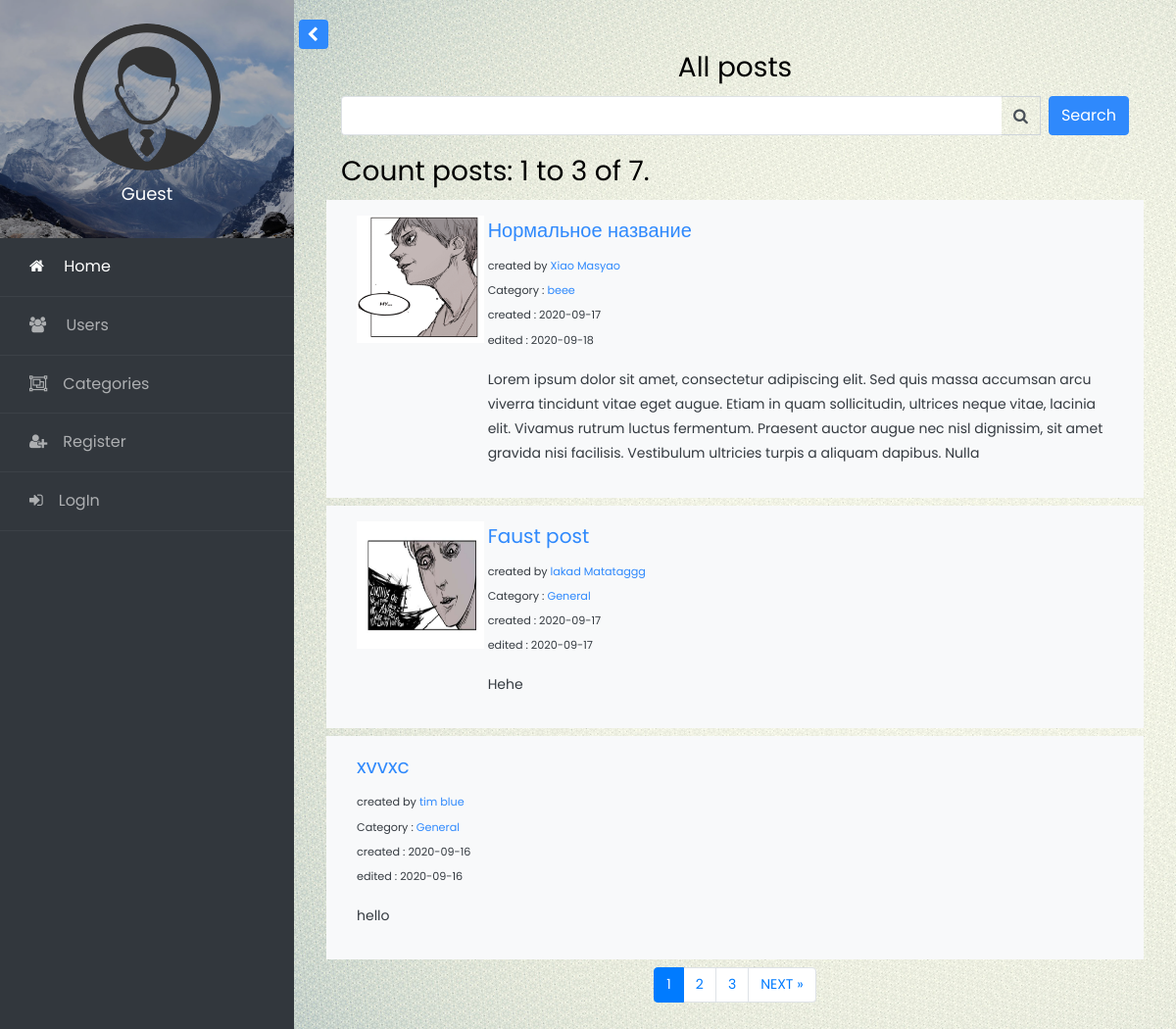
The page / on the database its author committed.
### blog/models.py (models this page shows, shortened)
class Post(models.Model):
    title = models.CharField(max_length=200)
    author = models.ForeignKey(User, on_delete=models.CASCADE)
    slug = models.SlugField(max_length=250)
    category=models.ForeignKey(Category, on_delete=models.CASCADE)
    body = RichTextField()
    post_date = models.DateTimeField(default=datetime.now)
    update_date = models.DateTimeField(default=datetime.now)
    picture = models.ImageField(upload_to='posts/', null=True, blank=True)
    likes = models.ManyToManyField(User,related_name='blog_post')
    class Meta:
        ordering = ["-post_date"]

class Category(models.Model):
    name = models.CharField(max_length=200,unique=True)
    slug = models.SlugField(max_length=250,unique=True)
    def __str__(self):
        return self.name

### main/views.py (the view)
# urls.py: path('',AllPostListView.as_view(),name='home'),
class AllPostListView(ListView):
    model=Post
    template_name = 'main/home.html'
    paginate_by=3
    def get_context_data(self,*args,**kwards):
        query = self.request.GET.get('q')
        post_list=Post.objects.all()
        context=super(AllPostListView,self).get_context_data(*args,**kwards)
        p = Paginator(post_list, self.paginate_by)
        context['page_obj']=p.page(context['page_obj'].number)
        context['nbar']='home'
        return context

### main/templates/main/home.html (shortened to what this page needs)
{%extends "main/wrapper.html" %}
  {% block content %}
  <h3 align="center">All posts</h3>
  <form method="GET" action="{% url 'search_results_all_posts' %}">
        <div class="form-row">
            <div class="form-group col-12">
                <div class="input-group">
                    <input class="form-control py-2 border-right-0 border" type="search" name="q" placeholder="Find post" />
                    <span class="input-group-append">
                        <div class="input-group-text bg-transparent">
                            <i class="fa fa-search"></i>
                        </div>
                    </span>
                    <button type="submit"  class="btn btn-primary ml-2">Search</button>
                </div>
            </div>
        </div>
  </form>
    <h3>Count posts: {{ page_obj.start_index }} to {{ page_obj.end_index }} of {{ page_obj.paginator.count }}.</h3>
    {% for post in page_obj %}
    <div class="row p-3 mb-2 bg-light text-dark">
      {% if post.picture %}
        <div class="col-2">
          <img src="{{ post.picture.url }}" style="height: 130px; width:130px;"/>
        </div>
       {% endif %}
       <div class="col">
            <h5><a href="{% url 'show_post' post.slug %}">{{post.title}}</a></h5>
            <small>created by <a href="{% url 'show_blog' post.author.id %}"> {{post.author.first_name}} {{post.author.last_name}}</a></small><br/>
            <small>Category : <a href="{% url 'show_category' post.category.slug %}">{{ post.category }}</a></small><br/>
            <small>created : {{ post.post_date|date:"Y-m-d" }}</small><br/>
            <small>edited : {{ post.update_date|date:"Y-m-d" }}</small><br/>
            <p>{{ post.body|safe|slice:":350"}}</p>
       </div>
    </div>
    {% endfor %}
{% endblock %}

### rows shown on the page
Post: picture (picture), title "Нормальное название", author.first_name "Xiao", author.last_name "Masyao", category "beee", post_date "2020-09-17", update_date "2020-09-18", body "Lorem ipsum dolor sit amet, consectetur adipiscing elit. Sed quis massa accumsan arcu viverra tincidunt vitae eget augue. Etiam in quam sollicitudin, ultrices neque vitae, lacinia elit. Vivamus rutrum luctus fermentum. Praesent auctor augue nec nisl dignissim, sit amet gravida nisi facilisis. Vestibulum ultricies turpis a aliquam dapibus. Nulla"
Post: picture (picture), title "Faust post", author.first_name "lakad", author.last_name "Matataggg", category "General", post_date "2020-09-17", update_date "2020-09-17", body "Hehe"
Post: title "xvvxc", author.first_name "tim", author.last_name "blue", category "General", post_date "2020-09-16", update_date "2020-09-16", body "hello"

### other values the page prints
{{ page_obj.start_index }} "1"
{{ page_obj.end_index }} "3"
{{ page_obj.paginator.count }} "7"
{{ i }} "1"
{{ i }} "2" "3"
